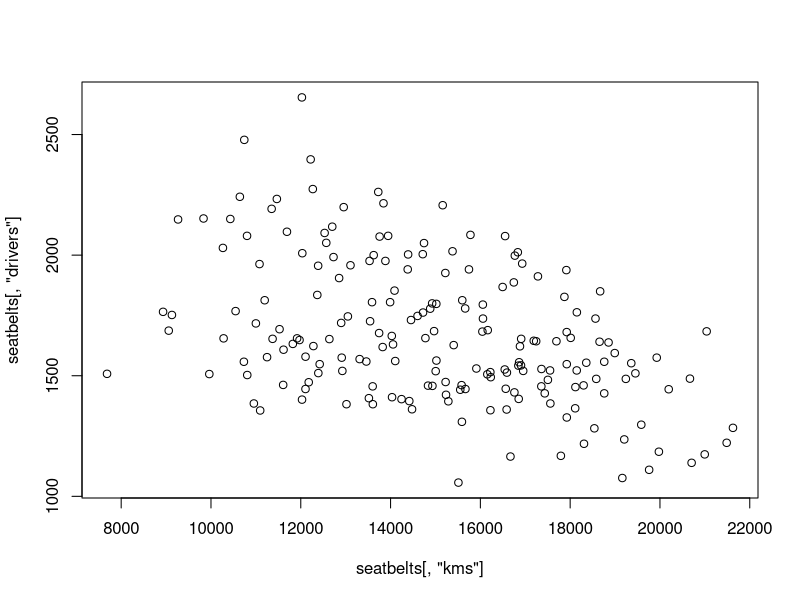
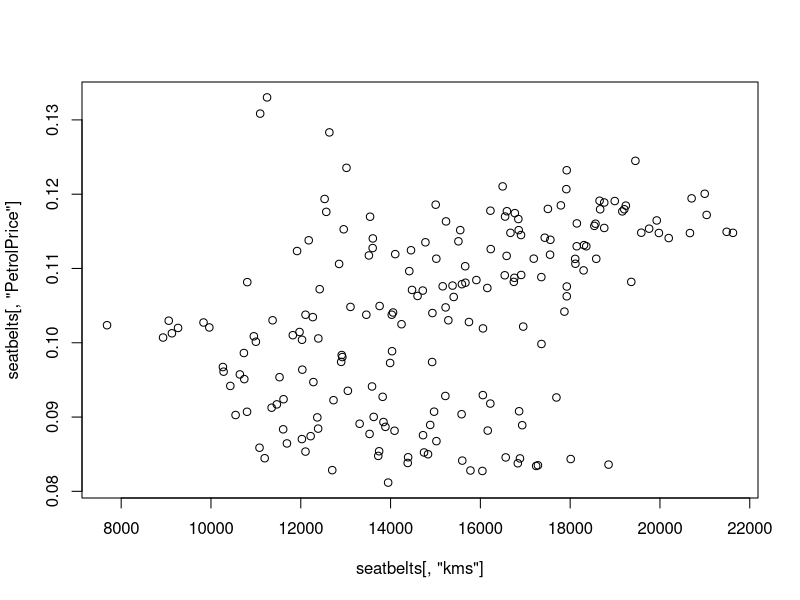
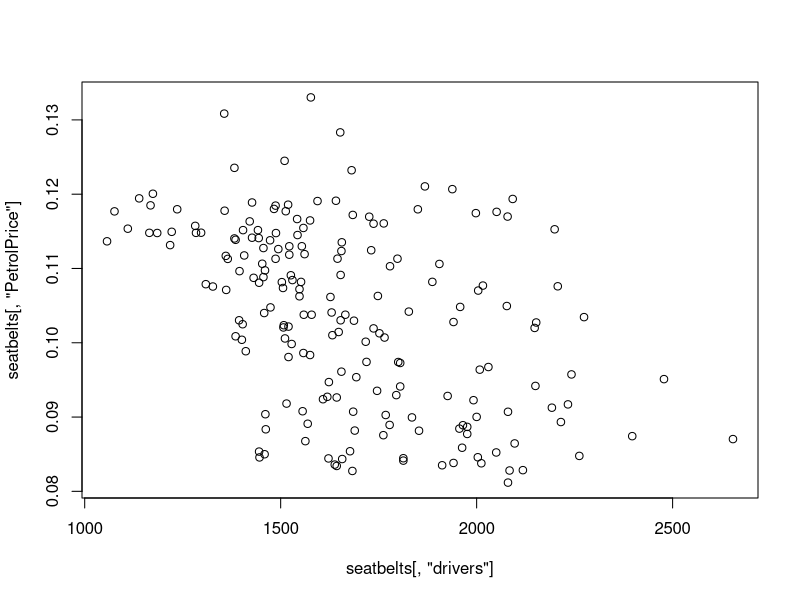
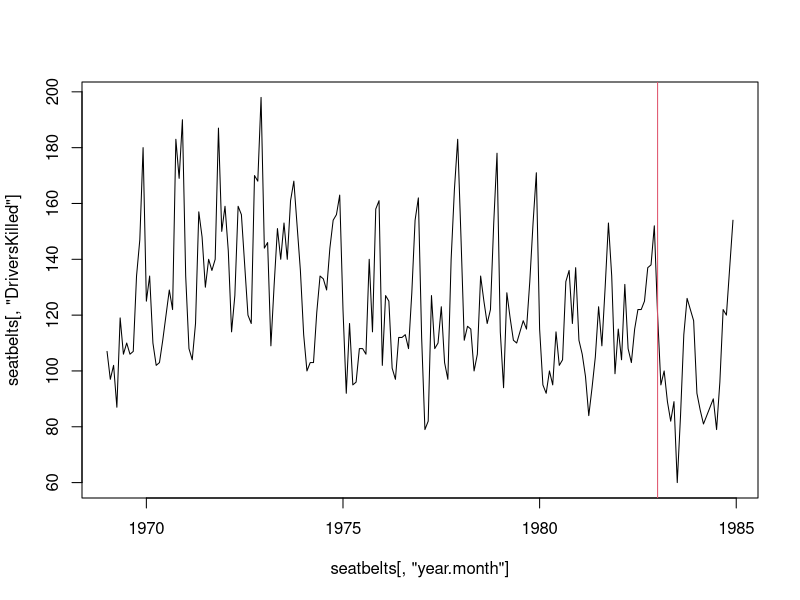

Here is the R script that generated these plots, in order:
#Lab1 - Shreya Sabharwal
seatbelts <- read.csv("seatbelts.csv")
class(seatbelts)

# 1. how many cases are in the observed data?
dim(seatbelts)
# 192 cases

# data frame attributes including column names
# what variables are observed for each month?
colnames(seatbelts)
summary(seatbelts)

#What was the average number of fatalities in 1970? 1978?
by(seatbelts[, "DriversKilled"], seatbelts[, "year"], mean)
# 1970: 122.4167, 1978: 125.5833

#What was the average number of rear seat fatalities in 1972? 1980?
tapply(seatbelts[,"rear"], seatbelts[,"year"], mean)
# 1972: 440.25, 1980: 380.8333

#Plot the relationship between drivers killed or seriously injured and petrol price and
#kilometers traveled. What do you see? What hypotheses might you make after seeing
#these relationships?
plot(seatbelts[,"kms"], seatbelts[,"drivers"])
# As Distance driven increases, number of fatalities decrease. We can infer that with experience, number of accidents decrease
plot(seatbelts[,"kms"], seatbelts[,"PetrolPrice"])
plot(seatbelts[,"drivers"], seatbelts[,"PetrolPrice"])

# Question: What descriptive and visual tools might we use to explore this? Examine the
#mean fatalities before and after the implementation of the law. Remember to subset your
#data (hint: there are two variables you can use to do this to do this).

#Produce a figure to get some visual intuition about the response to the seatbelt law. Was
#it a gradual decline? Sharp? Does it appear large in magnitude or small? (Hint,
#abline() is useful for marking specific dates on time series plots)
a <- subset(seatbelts, law==1)
mean(a[,"DriversKilled"])
b <- subset(seatbelts, law==0)
mean(b[,"DriversKilled"])
plot( seatbelts[,"year.month"],seatbelts[,"DriversKilled"], type="l")
abline(v=1983, col=2)
